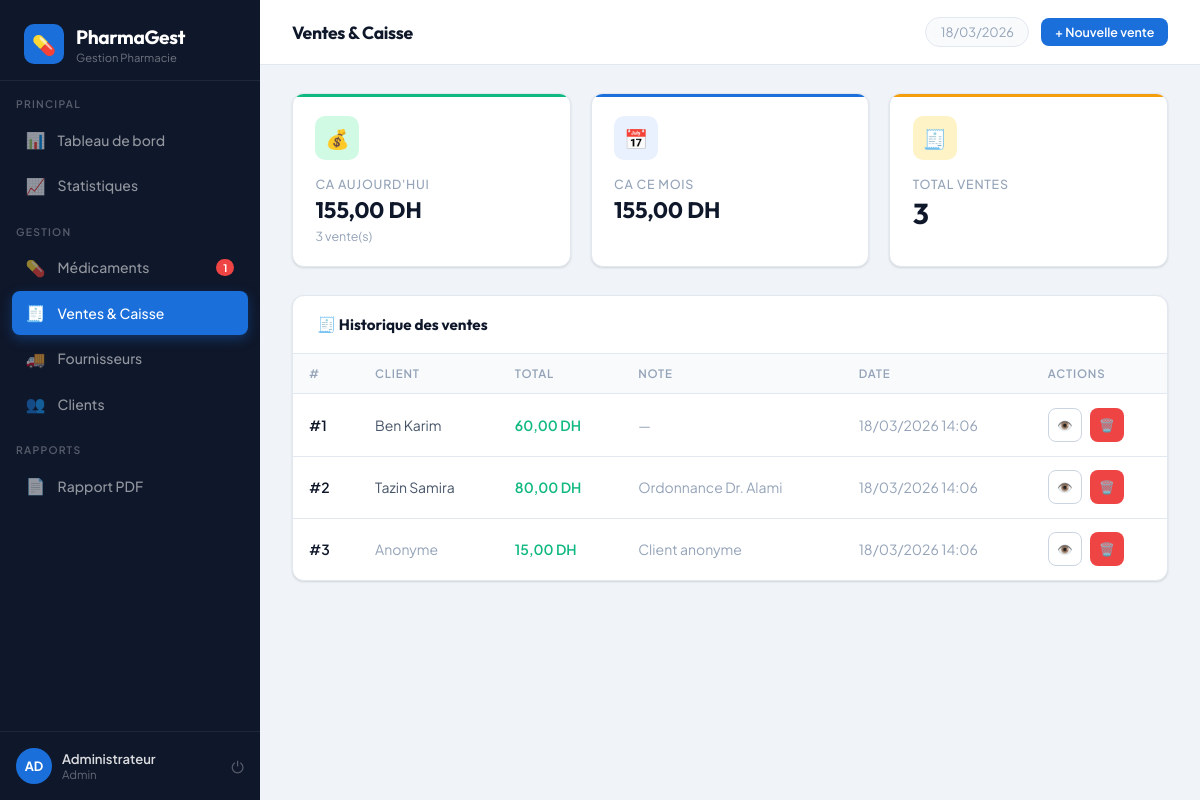
The page /ventes.php (signed in) on the database its author committed.
### tables this page shows
CREATE TABLE ventes (
    id INT AUTO_INCREMENT PRIMARY KEY,
    client_id INT,
    total DECIMAL(10,2) NOT NULL DEFAULT 0,
    note TEXT,
    created_at TIMESTAMP DEFAULT CURRENT_TIMESTAMP,
    FOREIGN KEY (client_id) REFERENCES clients(id) ON DELETE SET NULL
);

CREATE TABLE clients (
    id INT AUTO_INCREMENT PRIMARY KEY,
    nom VARCHAR(150) NOT NULL,
    prenom VARCHAR(100),
    telephone VARCHAR(20),
    email VARCHAR(100),
    date_naissance DATE,
    adresse TEXT,
    created_at TIMESTAMP DEFAULT CURRENT_TIMESTAMP
);

### config/database.php (called while the page is built, shortened)
<?php
function h($s) { return htmlspecialchars($s ?? '', ENT_QUOTES, 'UTF-8'); }
function formatPrice($n) { return number_format($n, 2, ',', ' ') . ' DH'; }

### ventes.php (the view, shortened to what this page needs)
<?php
require_once 'config/database.php';
$pdo = db();
$ventes = $pdo->query("SELECT v.*, c.nom as cn, c.prenom as cp FROM ventes v LEFT JOIN clients c ON v.client_id = c.id ORDER BY v.created_at DESC")->fetchAll();
$ca_today = $pdo->query("SELECT COALESCE(SUM(total),0) FROM ventes WHERE DATE(created_at)=CURDATE()")->fetchColumn();
$ca_month = $pdo->query("SELECT COALESCE(SUM(total),0) FROM ventes WHERE MONTH(created_at)=MONTH(NOW()) AND YEAR(created_at)=YEAR(NOW())")->fetchColumn();
$nb_today = $pdo->query("SELECT COUNT(*) FROM ventes WHERE DATE(created_at)=CURDATE()")->fetchColumn();
?>
<!DOCTYPE html>
<html lang="fr">
<head>
<link rel="stylesheet" href="assets/style.css">
</head>
<body>
<?php require_once 'includes/sidebar.php'; ?>
<div class="main">
    <div class="topbar">
        <div class="topbar-title">Ventes & Caisse</div>
        <div class="topbar-actions">
            <span class="topbar-date"><?= date('d/m/Y') ?></span>
            <button class="btn btn-primary btn-sm" onclick="openModal('modalVente')">+ Nouvelle vente</button>
        </div>
    </div>
    <div class="content">
        <div class="stats-grid" style="grid-template-columns:repeat(3,1fr);margin-bottom:1.75rem">
            <div class="stat-card green">
                <div class="stat-icon green">💰</div>
                <div class="stat-label">CA aujourd'hui</div>
                <div class="stat-value" style="font-size:1.4rem"><?= formatPrice($ca_today) ?></div>
                <div class="stat-sub"><?= $nb_today ?> vente(s)</div>
            </div>
            <div class="stat-card blue">
                <div class="stat-icon blue">📅</div>
                <div class="stat-label">CA ce mois</div>
                <div class="stat-value" style="font-size:1.4rem"><?= formatPrice($ca_month) ?></div>
            </div>
            <div class="stat-card amber">
                <div class="stat-icon amber">🧾</div>
                <div class="stat-label">Total ventes</div>
                <div class="stat-value"><?= count($ventes) ?></div>
            </div>
        </div>
        <div class="card">
            <div class="card-header">
                <div class="card-title">🧾 Historique des ventes</div>
            </div>
            <div class="table-wrap">
                <table>
                    <thead><tr><th>#</th><th>Client</th><th>Total</th><th>Note</th><th>Date</th><th>Actions</th></tr></thead>
                    <tbody>
                    <?php foreach ($ventes as $v): ?>
                    <tr>
                        <td><strong>#<?= $v['id'] ?></strong></td>
                        <td><?= $v['cn'] ? h($v['cn'].' '.$v['cp']) : '<span class="text-muted">Anonyme</span>' ?></td>
                        <td><strong class="text-success"><?= formatPrice($v['total']) ?></strong></td>
                        <td class="text-muted"><?= $v['note'] ? h($v['note']) : '—' ?></td>
                        <td class="text-muted"><?= date('d/m/Y H:i', strtotime($v['created_at'])) ?></td>
                        <td>
                            <div class="flex gap-1">
                                <button class="btn btn-outline btn-icon btn-sm" onclick="voirDetail(<?= $v['id'] ?>)" title="Détail">👁️</button>
                                <button class="btn btn-danger btn-icon btn-sm" onclick="confirmDelete(<?= $v['id'] ?>)" title="Annuler">🗑️</button>
                            </div>
                        </td>
                    </tr>
                    <?php endforeach; ?>
                    </tbody>
                </table>
            </div>
        </div>
    </div>
</div>
</body>
</html>

### rows shown on the page
ventes: id "1", client.prenom "Ben Karim", total "60,00 DH", created_at "18/03/2026 14:06"
ventes: id "2", client.prenom "Tazin Samira", total "80,00 DH", note "Ordonnance Dr. Alami", created_at "18/03/2026 14:06"
ventes: id "3", shows "Anonyme", total "15,00 DH", note "Client anonyme", created_at "18/03/2026 14:06"

### other values the page prints
APP_NAME "PharmaGest"
$stock_alerte "1"
substr($user['nom'],0,2) "AD"
$user['nom'] "Administrateur"
$user['role'] "Admin"
formatPrice($ca_today) "155,00 DH"
$nb_today "3"
formatPrice($ca_month) "155,00 DH"
count($ventes) "3"
